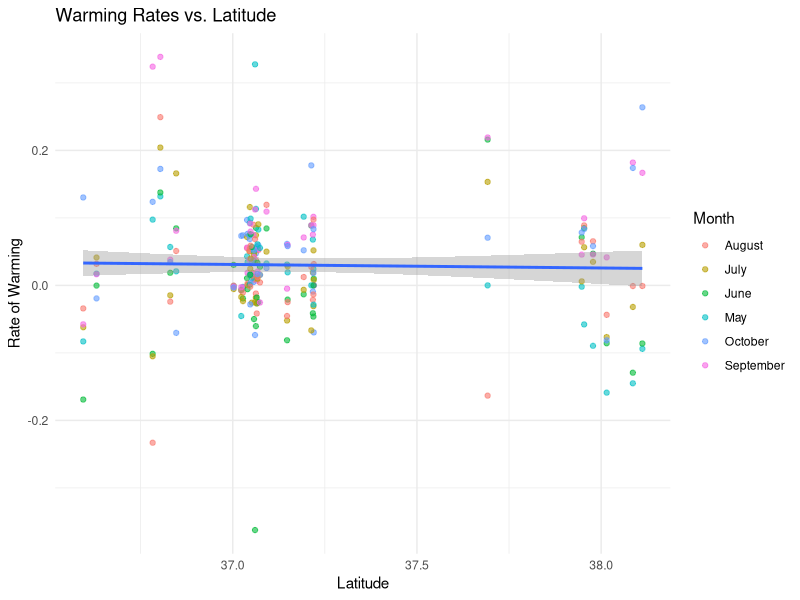
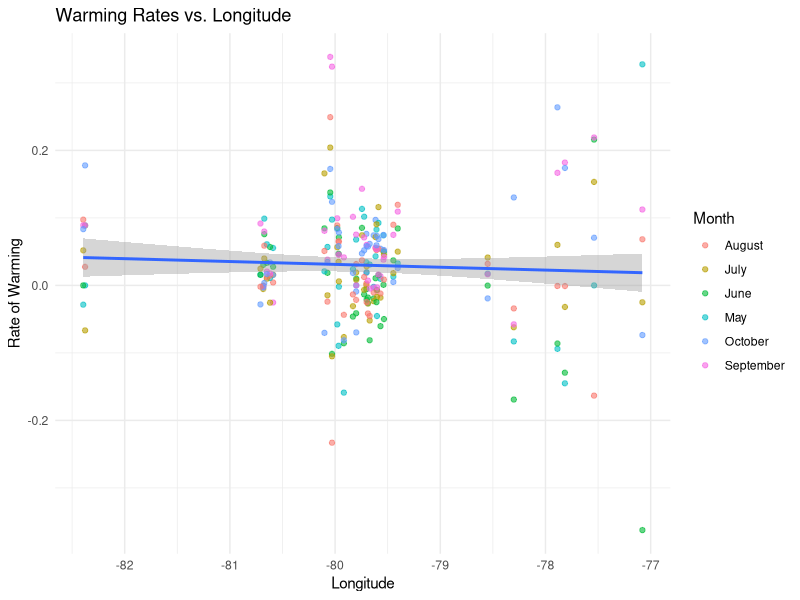
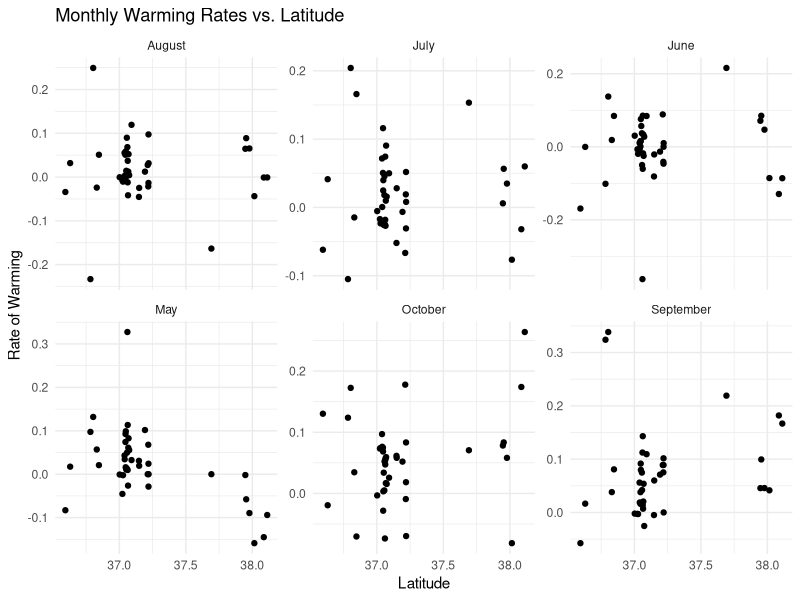
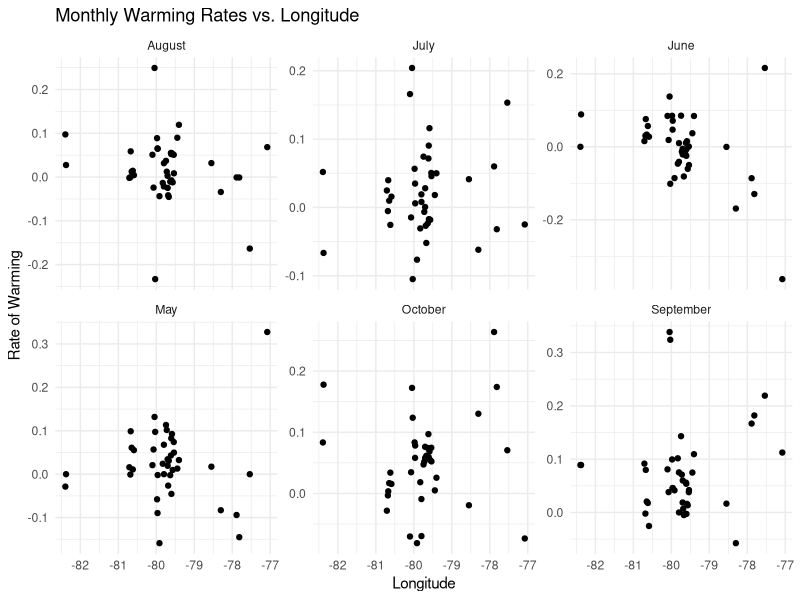
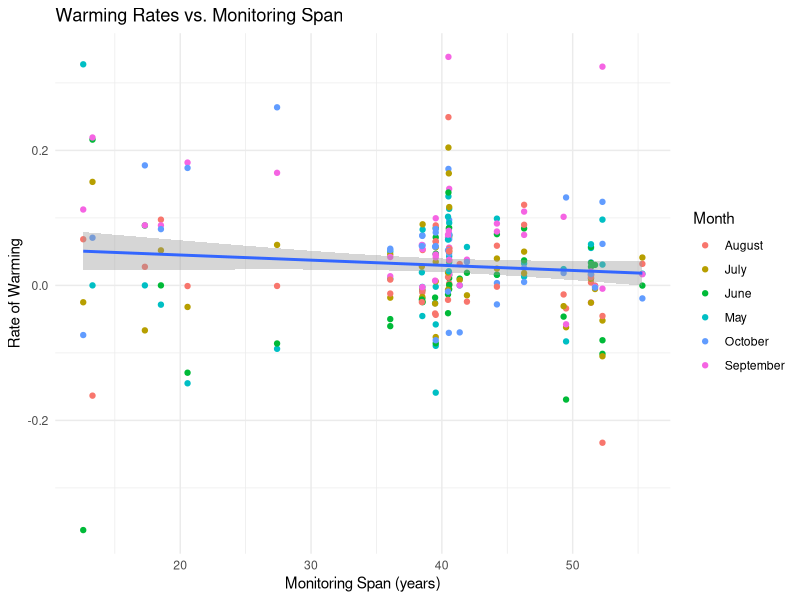

Source code (R) for these figures, in order:
## ---- chunk 1
knitr::opts_chunk$set(echo = TRUE, message = FALSE, warning = FALSE, echo = FALSE)
library(dplyr)

# read in data
df <- readr::read_csv("TMax_monthlyByStation_mblmModelStatistics.csv")
stations <- readr::read_csv("VADEQ_stationInfo.csv")

# field to distinguish significant from not significant slopes


# join into single df
df.spatial <- df %>%
  left_join(stations, join_by("FDT_STA_ID" == "Station_Id"))
## ---- chunk 2
library(ggplot2)

# ROC vs Latitude 
ggplot() +
  geom_point(data = df.spatial, aes(x = Latitude, y = model_slope, color = factor(Month)),
             alpha = .6) +
  geom_smooth(data = df.spatial, aes(x = Latitude,  y = model_slope),
              method = "lm") +
  labs(title = "Warming Rates vs. Latitude",
       x = "Latitude",
       y = "Rate of Warming",
       color = "Month") +
  theme_minimal()

## ---- chunk 3
latitude_summary <- summary(lm(model_slope ~ Latitude, df.spatial))

latitude_summary
## ---- chunk 4
# ROC vs Longitude 
ggplot() +
  geom_point(data = df.spatial, aes(x = Longitude, y = model_slope, color = factor(Month)),
             alpha = .6) +
  geom_smooth(data = df.spatial, aes(x = Longitude,  y = model_slope),
              method = "lm") +
  labs(title = "Warming Rates vs. Longitude",
       x = "Longitude",
       y = "Rate of Warming",
       color = "Month") +
  theme_minimal()
## ---- chunk 5
longitude_summary <- summary(lm(model_slope ~ Longitude, df.spatial))

longitude_summary
## ---- chunk 6
# Faceting plots by month
ggplot(data = df.spatial, aes(x = Latitude, y = model_slope)) +
  geom_point() +
  facet_wrap(~factor(Month), scales = "free_y") +
  labs(title = "Monthly Warming Rates vs. Latitude",
       x = "Latitude",
       y = "Rate of Warming") +
  theme_minimal()


ggplot(data = df.spatial, aes(x = Longitude, y = model_slope)) +
  geom_point() +
  facet_wrap(~factor(Month), scales = "free_y") +
  labs(title = "Monthly Warming Rates vs. Longitude",
       x = "Longitude",
       y = "Rate of Warming") +
  theme_minimal()

## ---- chunk 7
# determine monitoring record length
df.span <- df.spatial %>%
  mutate(monitoring_length = 
           as.numeric((lubridate::mdy(df.spatial$LAST_SAMPLE_DATE) - lubridate::mdy(df.spatial$FIRST_SAMPLE_DATE))/365)
  )


ggplot() +
  geom_point(data = df.span,
             aes(x = monitoring_length, y = model_slope,
                 color = factor(Month))) +
  geom_smooth(data = df.span, aes(x = monitoring_length,  y = model_slope),
              method = "lm") +
  labs(title = "Warming Rates vs. Monitoring Span",
       x = "Monitoring Span (years)",
       y = "Rate of Warming",
       color = "Month") +
  theme_minimal()

